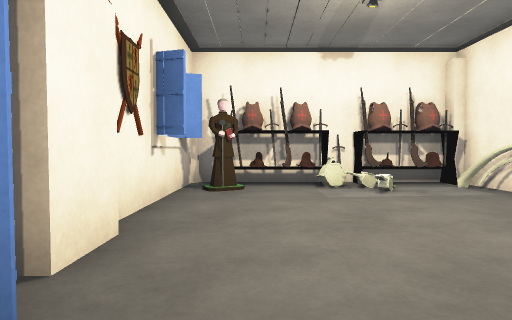
view 1 (above)

12 first-person views from a walk through a scene from a Unity 3-D project. The camera is 0.72 m above the floor, tilts 2° down and sees 80° across. The floor is counted in squares, 1 m on a side. Each view is taken from the middle of a square. On the plan, view 1 faces up. The plan holds only what a view shows up to about 10 squares ahead; the rest is blank. The place goes on beyond the plan. Some surface patterns are stand-ins.

view 2
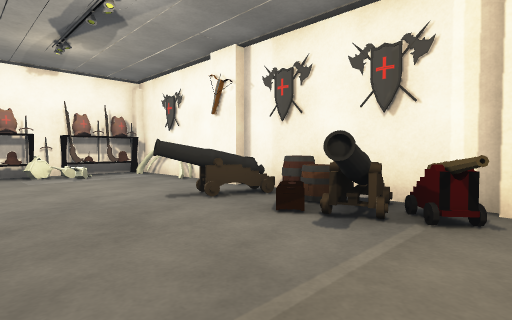

view 3
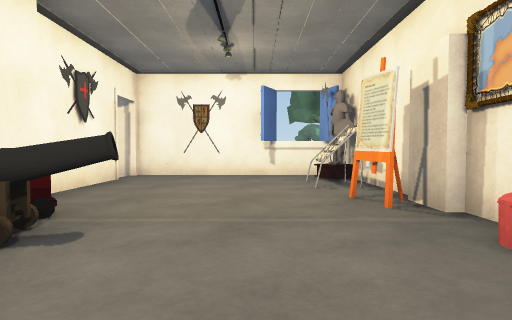

view 4
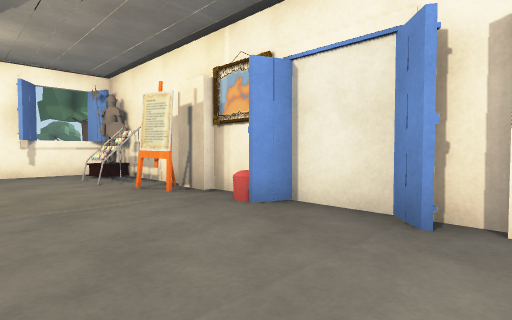

view 5
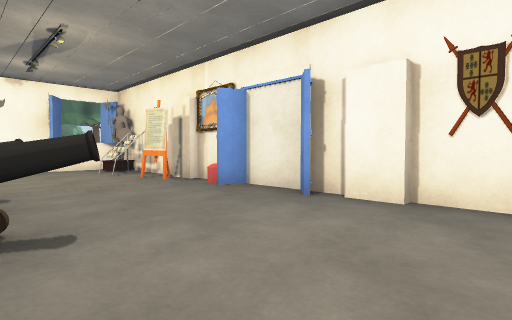

view 6
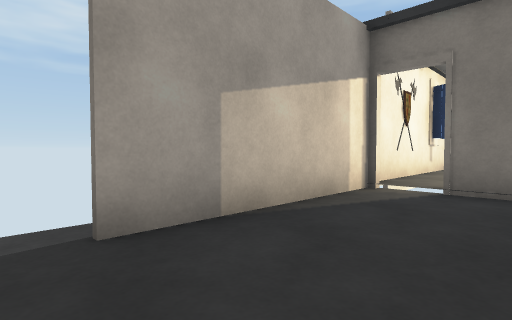

view 7
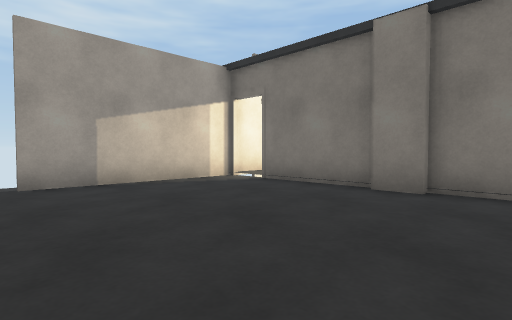

view 8
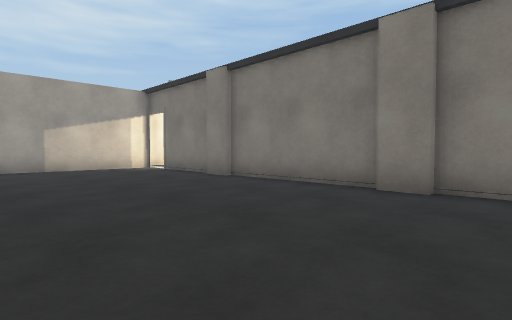

view 9
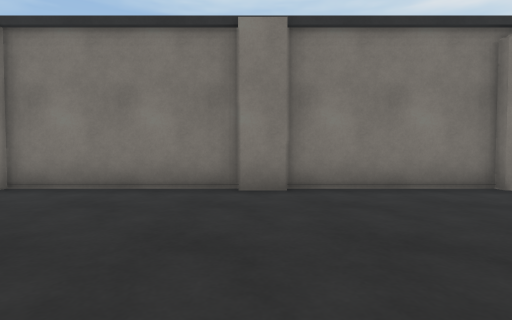

view 10
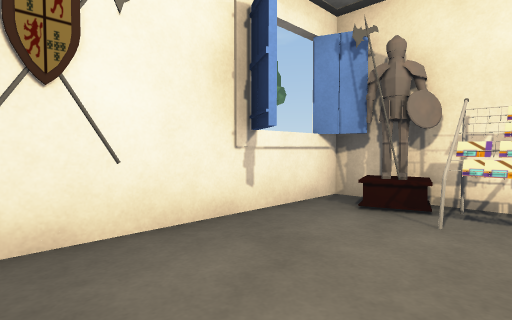

view 11
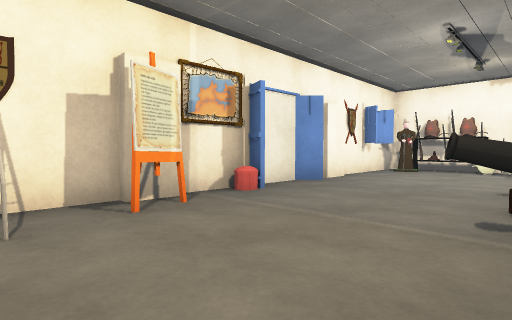

view 12
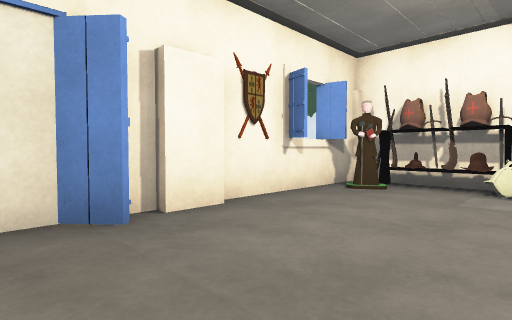

### Floor plan
Points are (right, up) in squares from view 1. A wall is a line through its corners. A room is listed if a view was taken in it or the views show most of it. See-through windows are left out.
Room 1 (views 1, 2, 3, 4, 5, 6, 7, 8, 9, 10, 11, 12)
walls: (4.1, 1.6) (4.1, 2.6); (4.7, -2.5) (4.7, -3.5); (4.7, 2.6) (4.7, 1.6); (4.3, 2.8) (4.3, 3.4); (4.4, -3.5) (4.4, -6.4); (4.1, -3.5) (4.1, -2.5); (4.4, 3.6) (4.4, 2.5); (-0.9, 1.2) (-1.4, 0.7); (4.3, -6.4) (4.3, -3.6); (-1.4, -1.5) (-1.4, -2.5); (-1.4, 1.8) (-1.4, -0.7); (-1.2, 2.6) (-1.2, 1.6); (4.1, 6.7) (-1.4, 6.7) (-1.4, 4.4); (-1.4, -3.4) (-1.4, -7.6) (9.3, -7.6); (-1.4, 3.6) (-1.4, 2.5); (0.9, -6.9) (0.5, -7.5); (2, -7.5) (2.8, -7.7); (-1.1, 5.4) (-1.6, 5.2); (0.4, -7.6) (0.8, -6.8); (-1.1, -6.9) (-0.8, -7.6)
objects: other object (-1, -6); other object (-1, -6) to (0, -5); other object (-1, -3); other object (-1, -1); other object (-1, 3); other object (-1, 4); other object (-1, 5); other object (-1, 6); shelf (0, 6) to (1, 6); other object (2, -2); other object (2, 1) to (4, 1); other object (2, 5); shelf (2, 6) to (3, 6); other object (2, 7); other object (3, -2) to (4, -2); other object (3, -1) to (4, -1); other object (4, 0); other object (4, 4); other object (4, 5); other object (4, 6)

Positions as (right, up) in squares from view 1, and headings:
1: (0, 0), facing up
2: (0, -3), facing up-right
3: (1, 1), facing down
4: (2, 2), facing down-left
5: (3, 4), facing down-left
6: (10, -5), facing down-left
7: (10, -1), facing down-left
8: (10, 4), facing down-left
9: (10, 2), facing left
10: (3, -5), facing down-left
11: (3, -5), facing up-left
12: (2, 0), facing up-left
